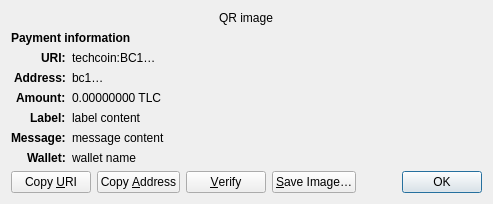
<?xml version="1.0" encoding="UTF-8"?>
<ui version="4.0">
 <class>ReceiveRequestDialog</class>
 <widget class="QDialog" name="ReceiveRequestDialog">
  <property name="geometry">
   <rect>
    <x>0</x>
    <y>0</y>
    <width>413</width>
    <height>229</height>
   </rect>
  </property>
  <property name="windowTitle">
   <string>Request payment to …</string>
  </property>
  <layout class="QGridLayout" name="gridLayout" columnstretch="0,1">
   <property name="sizeConstraint">
    <enum>QLayout::SetFixedSize</enum>
   </property>
   <item row="0" column="0" colspan="2" alignment="Qt::AlignHCenter">
    <widget class="QRImageWidget" name="qr_code">
     <property name="text">
      <string notr="true">QR image</string>
     </property>
     <property name="textInteractionFlags">
      <set>Qt::NoTextInteraction</set>
     </property>
    </widget>
   </item>
   <item row="1" column="0" colspan="2">
    <widget class="QLabel" name="payment_header">
     <property name="font">
      <font>
       <weight>75</weight>
       <bold>true</bold>
      </font>
     </property>
     <property name="text">
      <string>Payment information</string>
     </property>
     <property name="textInteractionFlags">
      <set>Qt::NoTextInteraction</set>
     </property>
    </widget>
   </item>
   <item row="2" column="0" alignment="Qt::AlignRight|Qt::AlignTop">
    <widget class="QLabel" name="uri_tag">
     <property name="font">
      <font>
       <weight>75</weight>
       <bold>true</bold>
      </font>
     </property>
     <property name="text">
      <string notr="true">URI:</string>
     </property>
     <property name="textFormat">
      <enum>Qt::PlainText</enum>
     </property>
     <property name="textInteractionFlags">
      <set>Qt::NoTextInteraction</set>
     </property>
    </widget>
   </item>
   <item row="2" column="1" alignment="Qt::AlignTop">
    <widget class="QLabel" name="uri_content">
     <property name="text">
      <string notr="true">techcoin:BC1…</string>
     </property>
     <property name="textFormat">
      <enum>Qt::RichText</enum>
     </property>
     <property name="wordWrap">
      <bool>true</bool>
     </property>
     <property name="textInteractionFlags">
      <set>Qt::TextSelectableByMouse</set>
     </property>
    </widget>
   </item>
   <item row="3" column="0" alignment="Qt::AlignRight|Qt::AlignTop">
    <widget class="QLabel" name="address_tag">
     <property name="font">
      <font>
       <weight>75</weight>
       <bold>true</bold>
      </font>
     </property>
     <property name="text">
      <string>Address:</string>
     </property>
     <property name="textInteractionFlags">
      <set>Qt::NoTextInteraction</set>
     </property>
    </widget>
   </item>
   <item row="3" column="1" alignment="Qt::AlignTop">
    <widget class="QLabel" name="address_content">
     <property name="text">
      <string notr="true">bc1…</string>
     </property>
     <property name="textFormat">
      <enum>Qt::PlainText</enum>
     </property>
     <property name="textInteractionFlags">
      <set>Qt::TextSelectableByMouse</set>
     </property>
    </widget>
   </item>
   <item row="4" column="0" alignment="Qt::AlignRight|Qt::AlignTop">
    <widget class="QLabel" name="amount_tag">
     <property name="font">
      <font>
       <weight>75</weight>
       <bold>true</bold>
      </font>
     </property>
     <property name="text">
      <string>Amount:</string>
     </property>
     <property name="textInteractionFlags">
      <set>Qt::NoTextInteraction</set>
     </property>
    </widget>
   </item>
   <item row="4" column="1" alignment="Qt::AlignTop">
    <widget class="QLabel" name="amount_content">
     <property name="text">
      <string notr="true">0.00000000 TLC</string>
     </property>
     <property name="textFormat">
      <enum>Qt::PlainText</enum>
     </property>
     <property name="textInteractionFlags">
      <set>Qt::TextSelectableByMouse</set>
     </property>
    </widget>
   </item>
   <item row="5" column="0" alignment="Qt::AlignRight|Qt::AlignTop">
    <widget class="QLabel" name="label_tag">
     <property name="font">
      <font>
       <weight>75</weight>
       <bold>true</bold>
      </font>
     </property>
     <property name="text">
      <string>Label:</string>
     </property>
     <property name="textInteractionFlags">
      <set>Qt::NoTextInteraction</set>
     </property>
    </widget>
   </item>
   <item row="5" column="1" alignment="Qt::AlignTop">
    <widget class="QLabel" name="label_content">
     <property name="text">
      <string notr="true">label content</string>
     </property>
     <property name="textFormat">
      <enum>Qt::PlainText</enum>
     </property>
     <property name="wordWrap">
      <bool>true</bool>
     </property>
     <property name="textInteractionFlags">
      <set>Qt::TextSelectableByMouse</set>
     </property>
    </widget>
   </item>
   <item row="6" column="0" alignment="Qt::AlignRight|Qt::AlignTop">
    <widget class="QLabel" name="message_tag">
     <property name="font">
      <font>
       <weight>75</weight>
       <bold>true</bold>
      </font>
     </property>
     <property name="text">
      <string>Message:</string>
     </property>
     <property name="textInteractionFlags">
      <set>Qt::NoTextInteraction</set>
     </property>
    </widget>
   </item>
   <item row="6" column="1" alignment="Qt::AlignTop">
    <widget class="QLabel" name="message_content">
     <property name="text">
      <string notr="true">message content</string>
     </property>
     <property name="textFormat">
      <enum>Qt::PlainText</enum>
     </property>
     <property name="wordWrap">
      <bool>true</bool>
     </property>
     <property name="textInteractionFlags">
      <set>Qt::TextSelectableByMouse</set>
     </property>
    </widget>
   </item>
   <item row="7" column="0" alignment="Qt::AlignRight|Qt::AlignTop">
    <widget class="QLabel" name="wallet_tag">
     <property name="font">
      <font>
       <weight>75</weight>
       <bold>true</bold>
      </font>
     </property>
     <property name="text">
      <string>Wallet:</string>
     </property>
     <property name="textInteractionFlags">
      <set>Qt::NoTextInteraction</set>
     </property>
    </widget>
   </item>
   <item row="7" column="1" alignment="Qt::AlignTop">
    <widget class="QLabel" name="wallet_content">
     <property name="text">
      <string notr="true">wallet name</string>
     </property>
     <property name="textFormat">
      <enum>Qt::PlainText</enum>
     </property>
     <property name="wordWrap">
      <bool>true</bool>
     </property>
     <property name="textInteractionFlags">
      <set>Qt::TextSelectableByMouse</set>
     </property>
    </widget>
   </item>
   <item row="8" column="0" colspan="2">
    <layout class="QHBoxLayout" name="horizontalLayout">
     <item>
      <widget class="QPushButton" name="btnCopyURI">
       <property name="text">
        <string>Copy &amp;URI</string>
       </property>
       <property name="autoDefault">
        <bool>false</bool>
       </property>
      </widget>
     </item>
     <item>
      <widget class="QPushButton" name="btnCopyAddress">
       <property name="text">
        <string>Copy &amp;Address</string>
       </property>
       <property name="autoDefault">
        <bool>false</bool>
       </property>
      </widget>
     </item>
     <item>
      <widget class="QPushButton" name="btnVerify">
       <property name="text">
        <string>&amp;Verify</string>
       </property>
       <property name="toolTip">
        <string>Verify this address on e.g. a hardware wallet screen</string>
       </property>
       <property name="autoDefault">
        <bool>false</bool>
       </property>
      </widget>
     </item>
     <item>
      <widget class="QPushButton" name="btnSaveAs">
       <property name="text">
        <string>&amp;Save Image…</string>
       </property>
       <property name="autoDefault">
        <bool>false</bool>
       </property>
      </widget>
     </item>
     <item>
      <spacer name="horizontalSpacer_2">
       <property name="orientation">
        <enum>Qt::Horizontal</enum>
       </property>
       <property name="sizeHint" stdset="0">
        <size>
         <width>40</width>
         <height>20</height>
        </size>
       </property>
      </spacer>
     </item>
     <item>
      <widget class="QDialogButtonBox" name="buttonBox">
       <property name="focusPolicy">
        <enum>Qt::StrongFocus</enum>
       </property>
       <property name="standardButtons">
        <set>QDialogButtonBox::Ok</set>
       </property>
      </widget>
     </item>
    </layout>
   </item>
  </layout>
 </widget>
 <customwidgets>
  <customwidget>
   <class>QRImageWidget</class>
   <extends>QLabel</extends>
   <header>qt/qrimagewidget.h</header>
  </customwidget>
 </customwidgets>
 <tabstops>
  <tabstop>buttonBox</tabstop>
  <tabstop>btnCopyURI</tabstop>
  <tabstop>btnCopyAddress</tabstop>
  <tabstop>btnSaveAs</tabstop>
 </tabstops>
 <resources/>
 <connections>
  <connection>
   <sender>buttonBox</sender>
   <signal>accepted()</signal>
   <receiver>ReceiveRequestDialog</receiver>
   <slot>accept()</slot>
   <hints>
    <hint type="sourcelabel">
     <x>135</x>
     <y>230</y>
    </hint>
    <hint type="destinationlabel">
     <x>135</x>
     <y>126</y>
    </hint>
   </hints>
  </connection>
 </connections>
</ui>
